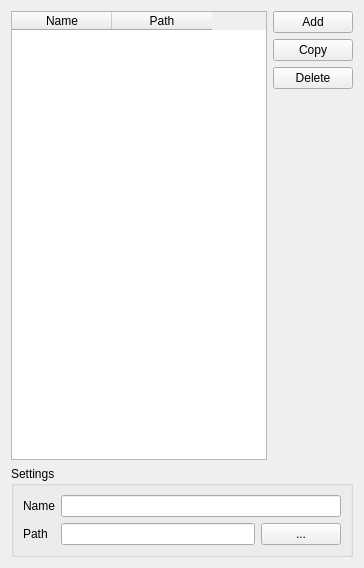
         <widget class="QWidget" name="tab_6">
          <attribute name="title">
           <string>Settings import/export</string>
          </attribute>
          <layout class="QGridLayout" name="gridLayout_33">
           <item row="0" column="0" rowspan="4">
            <widget class="QTableWidget" name="tableWidget_10">
             <column>
              <property name="text">
               <string>Name</string>
              </property>
             </column>
             <column>
              <property name="text">
               <string>Path</string>
              </property>
             </column>
            </widget>
           </item>
           <item row="0" column="1">
            <widget class="QPushButton" name="pushButton_27">
             <property name="text">
              <string>Add</string>
             </property>
            </widget>
           </item>
           <item row="1" column="1">
            <widget class="QPushButton" name="pushButton_28">
             <property name="text">
              <string>Copy</string>
             </property>
            </widget>
           </item>
           <item row="2" column="1">
            <widget class="QPushButton" name="pushButton_29">
             <property name="text">
              <string>Delete</string>
             </property>
            </widget>
           </item>
           <item row="3" column="1">
            <spacer name="verticalSpacer_14">
             <property name="orientation">
              <enum>Qt::Vertical</enum>
             </property>
             <property name="sizeHint" stdset="0">
              <size>
               <width>20</width>
               <height>371</height>
              </size>
             </property>
            </spacer>
           </item>
           <item row="4" column="0" colspan="2">
            <widget class="QGroupBox" name="groupBox_12">
             <property name="title">
              <string>Settings</string>
             </property>
             <layout class="QGridLayout" name="gridLayout_32">
              <item row="0" column="0">
               <widget class="QLabel" name="label_51">
                <property name="text">
                 <string>Name</string>
                </property>
               </widget>
              </item>
              <item row="1" column="0">
               <widget class="QLabel" name="label_52">
                <property name="text">
                 <string>Path</string>
                </property>
               </widget>
              </item>
              <item row="1" column="1">
               <widget class="QLineEdit" name="lineEdit_49"/>
              </item>
              <item row="1" column="2">
               <widget class="QPushButton" name="pushButton_30">
                <property name="text">
                 <string>...</string>
                </property>
               </widget>
              </item>
              <item row="0" column="1" colspan="2">
               <widget class="QLineEdit" name="lineEdit_48"/>
              </item>
             </layout>
            </widget>
           </item>
          </layout>
         </widget>
